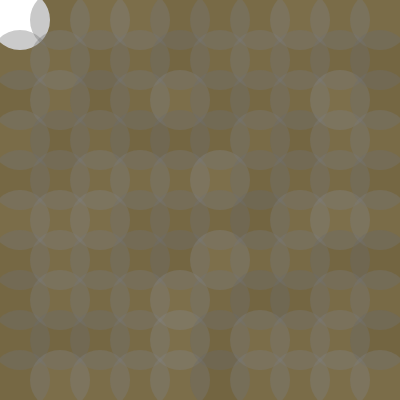
Frame 1 (no input)
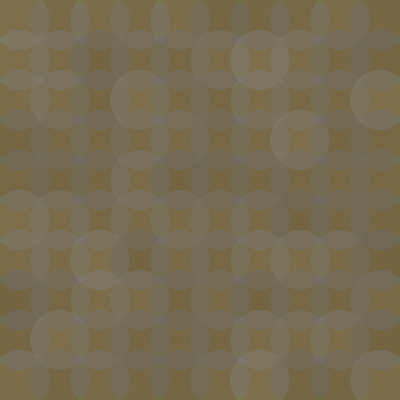
Frame 60 (no input)
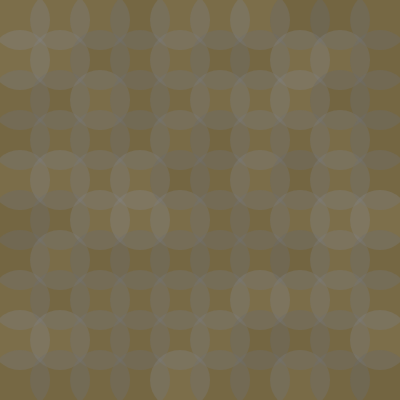
Frame 120 (the mouse pressed at the canvas centre since frame 60)

The p5.js sketch that drew these frames (run headless with seeded random() and noise() and a simulated clock; from frame 60 on, the mouse is pressed at the canvas centre):

// p5.js sketch
// ── sketch.js
const sketchWidth = 400;
const sketchHeight = 400;
const circleSize = 60;


function preload(){
  // preload assets
}

function setup() {
  createCanvas(sketchWidth, sketchHeight);
  
}

function draw() {
  background (122, 99, 40);
  noStroke();
  
  const columns = sketchWidth / circleSize;
  const rows = sketchHeight / circleSize;
  
  for (let x = 1; x <= 19; x += 2) {
    for (let y = 1; y <= 19; y += 2) {
      circle(20 * x, 20 * y, circleSize);
      fill(random(105, 131, 199), 100);
    }
  }

}
